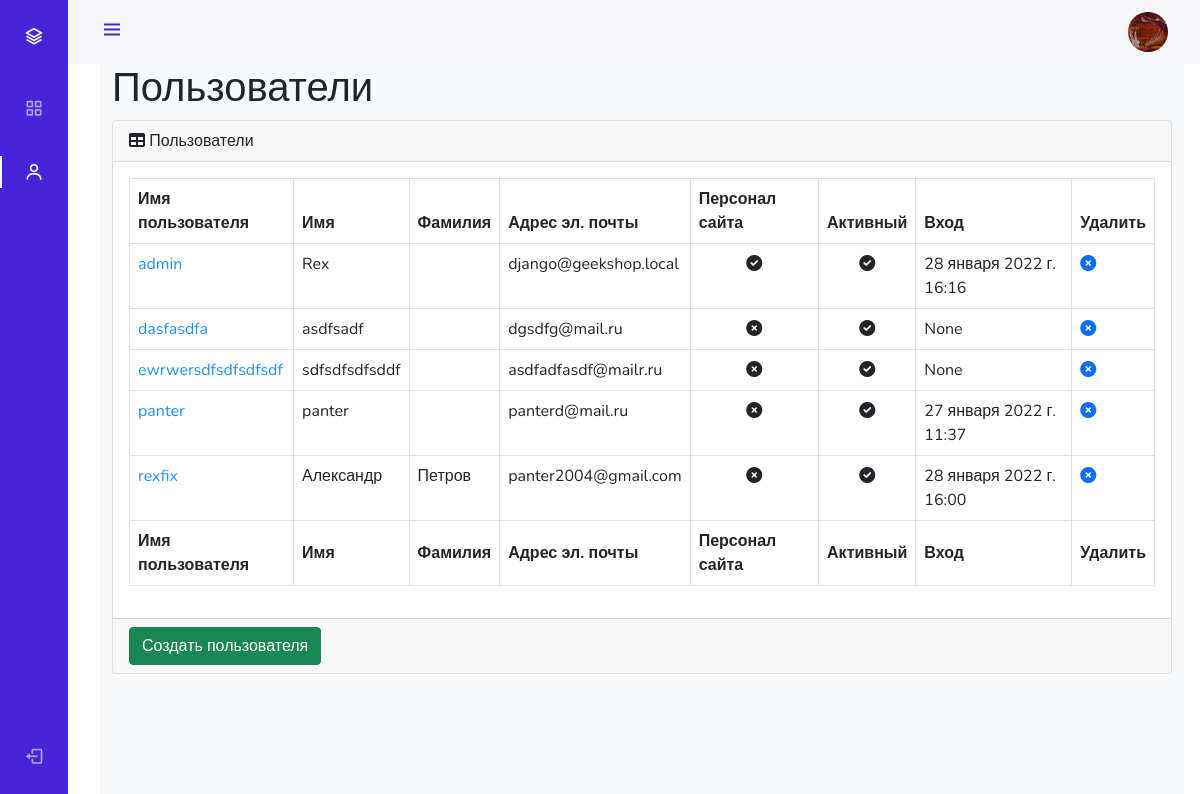
Screenshot of /admin_staff/users/read/ (signed in) with the database file from the repository.
### authapp/models.py (models this page shows, shortened)
class ShopUser(AbstractUser):
    avatar = models.ImageField(upload_to='users_avatars', blank=True)
    age = models.PositiveIntegerField(verbose_name='возраст', default=18)
    activation_key = models.CharField(max_length=128, blank=True)
    activation_key_expires = models.DateTimeField(default=(now() + timedelta(hours=48)))

### adminapp/views.py (the view)
# urls.py: path('users/read/', adminapp.UsersListView.as_view(), name='users'),
class UsersListView(ListView):
    model = ShopUser
    template_name = "adminapp/users.html"
    @method_decorator(user_passes_test(lambda u: u.is_superuser))
    def dispatch(self, *args, **kwargs):
        return super().dispatch(*args, **kwargs)
    def get_context_data(self, *, object_list=None, **kwargs):
        context = super(UsersListView, self).get_context_data(**kwargs)
        context['title'] = 'админка/пользователи'
        return context
    def get_queryset(self):
        return ShopUser.objects.all().order_by('-is_active', '-is_superuser', '-is_staff', 'username')

### mainapp/context_processors.py (called while the page is built)
def basket(request):
    print(f'context processor basket works')
    basket = []
    if request.user.is_authenticated:
        basket = Basket.objects.filter(user=request.user)
    return {
        'basket': basket,
    }

### adminapp/templates/adminapp/users.html
{% extends 'adminapp/base.html' %}
{% load static %}
{% block content %}
<main>
    <div class="container-fluid">
        <h1 class="mt-4">Пользователи</h1>
        <div class="card mb-4">
            <div class="card-header">
                <i class="fas fa-table mr-1"></i>
                Пользователи
            </div>
            <div class="card-body">
                <div class="table-responsive">
                    <table class="table table-bordered" id="dataTable" width="100%" cellspacing="0">
                        <thead>
                        <tr>
                            <th>Имя пользователя</th>
                            <th>Имя</th>
                            <th>Фамилия</th>
                            <th>Адрес эл. почты</th>
                            <th>Персонал сайта</th>
                            <th>Активный</th>
                            <th>Вход</th>
                            <th>Удалить</th>
                        </tr>
                        </thead>
                        <tfoot>
                        <tr>
                            <th>Имя пользователя</th>
                            <th>Имя</th>
                            <th>Фамилия</th>
                            <th>Адрес эл. почты</th>
                            <th>Персонал сайта</th>
                            <th>Активный</th>
                            <th>Вход</th>
                            <th>Удалить</th>
                        </tr>
                        </tfoot>
                        <tbody>
                        {% for user in object_list %}
                            <tr {% if not user.is_active %} style="opacity: 0.5; text-decoration: line-through;" {% endif %}>
                                <td><a href="{% url 'admin_staff:user_update' user.id %}" style="color: dodgerblue">{{ user.username }}</a></td>
                                <td>{{ user.first_name }}</td>
                                <td>{{ user.last_name }}</td>
                                <td>{{ user.email }}</td>
                                <td class="text-center">
                                    {% if user.is_staff %}
                                        <i class="fa fa-check-circle"></i>
                                    {% else %}
                                        <i class="fa fa-times-circle"></i>
                                    {% endif %}
                                </td>
                                <td class="text-center">
                                    {% if user.is_active %}
                                        <i class="fa fa-check-circle"></i>
                                    {% else %}
                                        <i class="fa fa-times-circle"></i>
                                    {% endif %}
                                </td>
                                <td>{{ user.last_login }}</td>
                                <td>
                                    <a {% if not user.is_active %} class="invisible" {% endif %} href="{% url 'admin_staff:user_delete' pk=user.id %}">
                                        <i class="fa fa-times-circle"></i>
                                    </a>
                                </td>
                            </tr>
                        {% endfor %}
                        </tbody>
                    </table>
                </div>
            </div>
            <div class="card-footer">
                <a href="{% url 'adminapp:user_create' %}">
                    <button class="btn btn-success">Создать пользователя</button>
                </a>
            </div>
        </div>
    </div>
</main>
{% endblock %}

### adminapp/templates/adminapp/base.html (shortened to what this page needs)
<!DOCTYPE html>
{% load static %}
<html>
<head>
    <link href="https://cdn.jsdelivr.net/npm/bootstrap@5.0.0-beta3/dist/css/bootstrap.min.css" rel="stylesheet">
    <link rel="stylesheet" type="text/css" href="{% static 'adminapp/css/style.css' %}">
    <link rel="stylesheet" type="text/css"href='https://cdn.jsdelivr.net/npm/boxicons@latest/css/boxicons.min.css'>
    <link rel="stylesheet" type="text/css" href="https://cdnjs.cloudflare.com/ajax/libs/font-awesome/6.0.0-beta2/css/all.min.css">
</head>
<body id="body-pd">
<header class="header" id="header">
    <div class="header_toggle"><i class='bx bx-menu' id="header-toggle"></i></div>
    <div class="header_img"><img src="/media/{{ user.avatar|default:'avatar.png' }}" alt=""></div>
</header>
<div class="l-navbar" id="nav-bar">
    <nav class="nav">
        <div>
            <a href="{% url 'index' %}" class="nav_logo">
                <i class='bx bx-layer nav_logo-icon'></i>
            </a>
            {% include 'adminapp/inludes/inc_admin_menu.html' %}
        </div>
        <a href="{% url 'auth:logout' %}" class="nav_link"> <i class='bx bx-log-out nav_icon'></i> <span class="nav_name">Выход</span> </a>
    </nav>
</div>
<div class="height-100 bg-light">
    {% block content %}
    {% endblock %}
</div>
</body>
</html>

### adminapp/static/adminapp/css/style.css (style rules this page uses)
:root { --header-height: 3rem; --nav-width: 68px; --first-color: #4723D9; --first-color-light: #AFA5D9; --white-color: #F7F6FB; --body-font: 'Nunito', sans-serif; --normal-font-size: 1rem; --z-fixed: 100 }
body { position: relative; margin: var(--header-height) 0 0 0; padding: 0 1rem; font-family: var(--body-font); font-size: var(--normal-font-size); transition: .5s }
a { text-decoration: none }
.header { width: 100%; height: var(--header-height); position: fixed; top: 0; left: 0; display: flex; align-items: center; justify-content: space-between; padding: 0 1rem; background-color: var(--white-color); z-index: var(--z-fixed); transition: .5s }
.header_toggle { color: var(--first-color); font-size: 1.5rem; cursor: pointer }
.header_img { width: 35px; height: 35px; display: flex; justify-content: center; border-radius: 50%; overflow: hidden }
.header_img img { width: 40px }
.l-navbar { position: fixed; top: 0; left: -30%; width: var(--nav-width); height: 100vh; background-color: var(--first-color); padding: .5rem 1rem 0 0; transition: .5s; z-index: var(--z-fixed) }
.nav { height: 100%; display: flex; flex-direction: column; justify-content: space-between; overflow: hidden }
.nav_logo, .nav_link { display: grid; grid-template-columns: max-content max-content; align-items: center; column-gap: 1rem; padding: .5rem 0 .5rem 1.5rem }
.nav_logo { margin-bottom: 2rem }
.nav_logo-icon { font-size: 1.25rem; color: var(--white-color) }
.nav_link { position: relative; color: var(--first-color-light); margin-bottom: 1.5rem; transition: .3s }
.nav_icon { font-size: 1.25rem }
.height-100 { height: 100vh }
@media screen and (min-width: 768px) { body { margin: calc(var(--header-height) + 1rem) 0 0 0; padding-left: calc(var(--nav-width) + 2rem) } }
@media screen and (min-width: 768px) { .header { height: calc(var(--header-height) + 1rem); padding: 0 2rem 0 calc(var(--nav-width) + 2rem) } }
@media screen and (min-width: 768px) { .header_img { width: 40px; height: 40px } }
@media screen and (min-width: 768px) { .header_img img { width: 45px } }
@media screen and (min-width: 768px) { .l-navbar { left: 0; padding: 1rem 1rem 0 0 } }

### rows the page displays
ShopUser: avatar (picture), username "admin", first_name "Rex", email "django@geekshop.local", is_staff True (drawn), is_active True (drawn), last_login "28 января 2022 г. 16:16"
ShopUser: username "dasfasdfa", first_name "asdfsadf", email "dgsdfg@mail.ru", is_staff False (drawn), is_active True (drawn), last_login "None"
ShopUser: username "ewrwersdfsdfsdfsdf", first_name "sdfsdfsdfsddf", email "asdfadfasdf@mailr.ru", is_staff False (drawn), is_active True (drawn), last_login "None"
ShopUser: username "panter", first_name "panter", email "panterd@mail.ru", is_staff False (drawn), is_active True (drawn), last_login "27 января 2022 г. 11:37"
ShopUser: username "rexfix", first_name "Александр", last_name "Петров", email "panter2004@gmail.com", is_staff False (drawn), is_active True (drawn), last_login "28 января 2022 г. 16:00"
